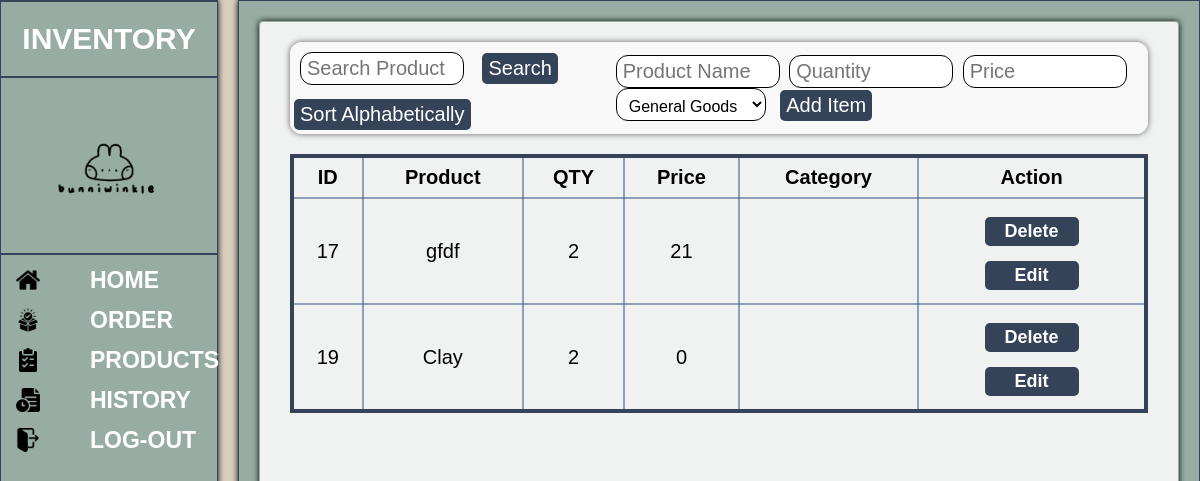
Page /Inventory.php on the committed database.
### tables this page shows
CREATE TABLE `inventory` (
  `id` int(11) NOT NULL,
  `productname` varchar(80) NOT NULL,
  `qty` int(255) NOT NULL,
  `price` int(255) NOT NULL,
  `category` varchar(60) NOT NULL
);

### Inventory.php (the view, shortened to what this page needs)
<?php
$conn = new mysqli("localhost", "root", "", "logindb");
$searchQuery = "";
$sortQuery = "";
?>
<!DOCTYPE html>
<html lang="en">
<head>
    <link rel="stylesheet" href="stylingfile/maindisplay.css">
</head>
<body>
    <?php include 'sidebar.php'; ?>
    <div class="maindisplayDiv">
        <div class="insideDisplayDiv">
            <div class="userMenuDiv">
                <form method="POST" action="">
                    <input type="text" name="searchProduct" class="searchprodField" placeholder="Search Product">
                    <button type="submit" class="searchButton">Search</button>
                    <button type="submit" name="sortAlpha" class="sortAlphaButton">Sort Alphabetically</button>
                </form>
                <form method="POST" action="">
                    <div class="addinputField">
                        <input class="prodnameField" type="text" name="newProduct" placeholder="Product Name" required>
                        <input class="prodqtyField" type="number" name="newQty" placeholder="Quantity" required min="0">
                        <input class="prodpriceField" type="number" step="0.01" name="newPrice" placeholder="Price"
                            required min="0">
                        <select name="newCategory" id="newCategory" class="prodcategoryField" required>
                            <option value="General Goods">General Goods</option>
                        </select>
                        <button type="submit" name="addItem" class="addButton">Add Item</button>
                    </div>
                </form>
            </div>
            <div class="tableContainer">
                <table border='1'>
                    <tr>
                        <th>ID</th>
                        <th>Product</th>
                        <th>QTY</th>
                        <th>Price</th>
                        <th>Category</th>
                        <th>Action</th>
                    </tr>
                    <?php
                    $sql = "SELECT id, productname, qty, price, category FROM inventory" . $searchQuery . $sortQuery;
                    $result = $conn->query($sql);
                    if ($result->num_rows > 0) {
                        while ($row = $result->fetch_assoc()) {
                            echo "<tr>
                                <td>" . $row['id'] . "</td>
                                <td>" . $row['productname'] . "</td>
                                <td>" . $row['qty'] . "</td>
                                <td>" . $row['price'] . "</td>
                                <td>" . $row['category'] . "</td>
                                <td>
                                    <form method='POST' action='' onsubmit='return confirmDelete();'>
                                        <input type='hidden' name='delete_id' value='" . $row['id'] . "'>
                                        <button class='deletetableButton' type='submit' name='delete'>Delete</button>
                                    </form>
                                    <form method='GET' action='edititem.php'>
                                        <input type='hidden' name='edit_id' value='" . $row['id'] . "'>
                                        <button class='edittableButton' type='submit' name='edit'>Edit</button>
                                    </form>
                                </td>
                              </tr>";
                        }
                    } else {
                        echo "<tr><td colspan='6'>No products found</td></tr>";
                    }
                    ?>
                </table>
            </div>
        </div>
    </div>
</body>
</html>

### stylingfile/maindisplay.css (style rules this page uses)
body { background-color: #d8cec0; font-family: "Trebuchet MS", "Lucida Sans Unicode", "Lucida Grande", "Lucida Sans", Arial, sans-serif; }
.maindisplayDiv { border: solid 1px; border-color: #354359; box-shadow: 0 0 6px rgb(0, 0, 0, 1); width: 80%; height: 100vh; background-color: #97ada3; float: right; }
.insideDisplayDiv { display: flex; flex-direction: column; border: solid 1px; border-radius: 4px; border-color: #97ada3; box-shadow: 0 0 6px rgb(0, 0, 0, 1); margin-top: 20px; margin-left: 20px; margin-right: 20px; height: 95vh; background-color: rgba(250, 250, 250, 0.9); }
.userMenuDiv { background-color: rgba(250, 250, 250, 0.8); border: none; box-shadow: 0 0 6px rgba(0, 0, 0, 0.6); border-radius: 12px; margin-left: 30px; margin-right: 30px; margin-top: 20px; display: flex; flex-direction: row; justify-content: center; align-items: center; gap: 10px; }
.searchprodField { background-color: white; border: solid 1px; width: 150px; margin: 10px; font-size: 20px; outline: none; border-radius: 12px; transition: all 0.3s ease; }
.prodnameField { margin-right: 5px; background-color: white; border: solid 1px; font-size: 20px; outline: none; width: 150px; border-radius: 12px; transition: all 0.3s ease; }
.prodqtyField { margin-right: 5px; background-color: white; border: solid 1px; font-size: 20px; outline: none; width: 150px; border-radius: 12px; transition: all 0.3s ease; }
.prodpriceField { margin-right: 5px; background-color: white; border: solid 1px; font-size: 20px; outline: none; width: 150px; border-radius: 12px; transition: all 0.3s ease; }
.prodcategoryField { padding-top: 8px; padding-bottom: 4px; padding-left: 8px; padding-right: 8px; margin-right: 5px; background-color: white; border: solid 1px; font-size: 16px; outline: none; width: 150px; border-radius: 12px; transition: all 0.3s ease; }
.searchButton { color: white; background-color: #354359; border: none; margin: 4px; font-size: 20px; outline: none; border-radius: 5px; transition: all 0.3s ease; }
.sortAlphaButton { color: white; background-color: #354359; border: none; margin: 4px; font-size: 20px; outline: none; border-radius: 5px; transition: all 0.3s ease; }
.addButton { color: white; background-color: #354359; border: none; margin-left: 5px; font-size: 20px; outline: none; border-radius: 5px; transition: all 0.3s ease; }
.tableContainer { margin-top: 20px; overflow-x: auto; margin-left: 30px; margin-right: 30px; height: 83vh; display: flex; flex-direction: column; justify-content: top; }
.deletetableButton { border: none; border-radius: 5px; background-color: #354359; color: white; transition: all 0.3s ease; margin: 10px; font-weight: bold; font-size: 18px; padding-left: 20px; padding-right: 20px; }
.edittableButton { border: none; border-radius: 5px; background-color: #354359; color: white; transition: all 0.3s ease; margin: 5px; font-weight: bold; font-size: 18px; padding-left: 30px; padding-right: 30px; }
table { overflow-x: auto; font-size: 20px; text-align: center; border-collapse: collapse; border: 4px solid #354359; }
th, td { border: 2px solid rgba(51, 81, 126, 0.5); padding: 8px; }
input { font-family: "Trebuchet MS", "Lucida Sans Unicode", "Lucida Grande", "Lucida Sans", Arial, sans-serif; padding-left: 6px; padding-right: 6px; padding-top: 4px; padding-bottom: 4px; }
button { font-family: "Trebuchet MS", "Lucida Sans Unicode", "Lucida Grande", "Lucida Sans", Arial, sans-serif; padding-left: 6px; padding-right: 6px; padding-top: 4px; padding-bottom: 4px; }

### stylingfile/sidebarstyle.css (style rules this page uses)
body { margin: 0%; }

### rows in the picture
inventory: id "17", productname "gfdf", qty "2", price "21"
inventory: id "19", productname "Clay", qty "2", price "0"
